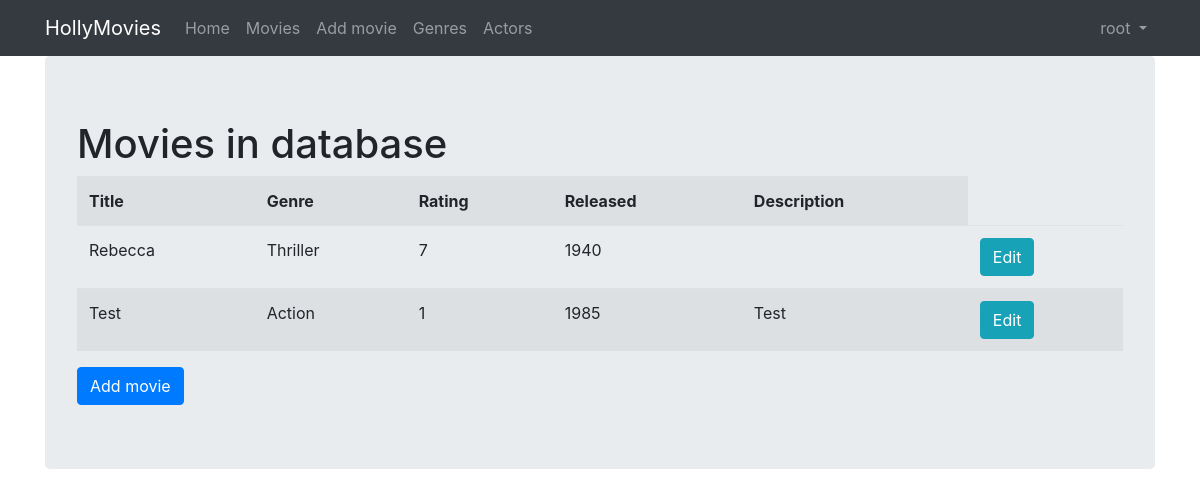
Screenshot of /movies (signed in) with the database file from the repository.
### viewer/models.py (models this page shows, shortened)
class Movie(Model):
  title = CharField(max_length=128)
  genre = ForeignKey(Genre, on_delete=DO_NOTHING)  # Nebo CASCADE dle potřeby
  rating = IntegerField()
  released = DateField()
  description = TextField(blank=True, null=True)  # Popis je volitelný
  created = DateTimeField(auto_now_add=True)

class Genre(Model):
  name = CharField(max_length=128)

### viewer/views.py (the view)
# urls.py: path('movies', MoviesView.as_view(), name='movies'),
class MoviesView(ListView):
    template_name = 'movies.html'
    model = Movie

### viewer/templates/movies.html (shortened to what this page needs)
{% extends 'base.html' %}
{% block content %}
    <div class="div-h1">
        <h1>Movies in database</h1>
    </div>
    <table class="table table-striped table-hover">
        <tr>
            <th>Title</th>
            <th>Genre</th>
            <th>Rating</th>
            <th>Released</th>
            <th>Description</th>
        </tr>
        {% for movie in object_list %}
        <tr>
            <td>{{ movie.title }}</td>
            <td>{{ movie.genre.name }}</td>
            <td>{{ movie.rating }}</td>
            <td>{{ movie.released.year }}</td>
            <td>{{ movie.description }}</td>
            <td><a href="{% url 'movie_update' movie.id %}" class="btn btn-info">Edit</a></td>
        </tr>
        {% endfor %}
    </table>
    <a href="{% url 'movie_add' %}" class="btn btn-primary">Add movie</a>
{% endblock %}

### viewer/templates/base.html (shortened to what this page needs)
<!DOCTYPE html>
{% load static %}
{% load active_link_tags %}
<html {% if LANGUAGE_CODE %}lang="{{ LANGUAGE_CODE }}" {% endif %}>
<head>
    <link rel="stylesheet" href="https://stackpath.bootstrapcdn.com/bootstrap/4.2.1/css/bootstrap.min.css"
>
</head>
<body>
<nav class="navbar navbar-expand-lg navbar-dark bg-dark">
    <div class="container fixed">
        <a class="navbar-brand" href="{% url 'index' %}">HollyMovies</a>
        <div class="collapse navbar-collapse" id="navbarNavAltMarkup">
            <ul class="navbar-nav mr-auto">
                <li class="nav-item">
                    <a class="nav-link {% active_link 'index' strict=True %}" href="{% url 'index' %}">
                        Home
                    </a>
                </li>
                <li class="nav-item">
                    <a class="nav-link {% active_link 'movies' strict=True %}" href="{% url 'movies' %}">
                        Movies
                    </a>
                </li>
                {% if user.is_authenticated %}
                    <li class="nav-item">
                        <a class="nav-link {% active_link 'movie_add' strict=True %}" href="{% url 'movie_add' %}">Add movie</a>
                    </li>
                    <li class="nav-item">
                        <a class="nav-link {% active_link 'genres' strict=True %}" href="{% url 'genres' %}">Genres</a>
                    </li>
                    <li class="nav-item">
                        <a class="nav-link {% active_link 'actors' strict=True %}" href="{% url 'actors' %}">Actors</a>
                    </li>
                {% endif %}
            </ul>
            <ul class="navbar-nav">
                {% if user.is_authenticated %}
                    <li class="nav-item dropdown">
                        <a class="nav-link dropdown-toggle" href="#" id="navbarDropdownMenuLink" role="button"
                           data-toggle="dropdown" aria-haspopup="true" aria-expanded="false">
                            {{ user.username }}
                        </a>
                    </li>
                {% endif %}
            </ul>
        </div>
    </div>
</nav>
<div class="container">
    <div class="jumbotron">
        {% block content %}{% endblock %}
    </div>
</div>
</body>
</html>

### rows the page displays
Movie: title "Rebecca", genre.name "Thriller", rating "7", released.year "1940"
Movie: title "Test", genre.name "Action", rating "1", released.year "1985", description "Test"

### other values shown
{{ user.username }} "root"
